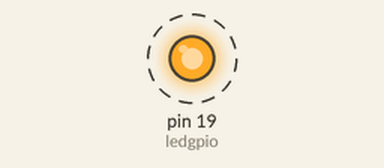
A sketch run on a simulated Arduino Uno, built with avr-gcc and run on an emulated ATmega328P. On the bench: output pins drawn as LEDs (lit = HIGH). Dashed ring = blinking.

Above: at 0.5 s.
Timing chart, 0 to 4.6 s (numbered marks = the images above):
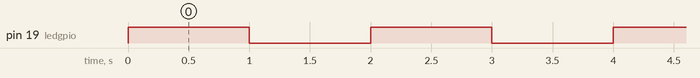

The sketch:

led.ino
```cpp
/*
Led blink conectado al pin D2
By: www.smelpro.com
Version: V1.0
 */

int ledgpio = 19;

void setup()
{
  pinMode(ledgpio, OUTPUT);
  //INPUT , entrada
}

void loop()
{
  digitalWrite(ledgpio, HIGH);
  delay(1000);
  digitalWrite(ledgpio, LOW);
  delay(1000);
}
```

Measured:
- by itself, pin 19 (ledgpio): alternates HIGH for 1.0 s and LOW for 1.0 s
